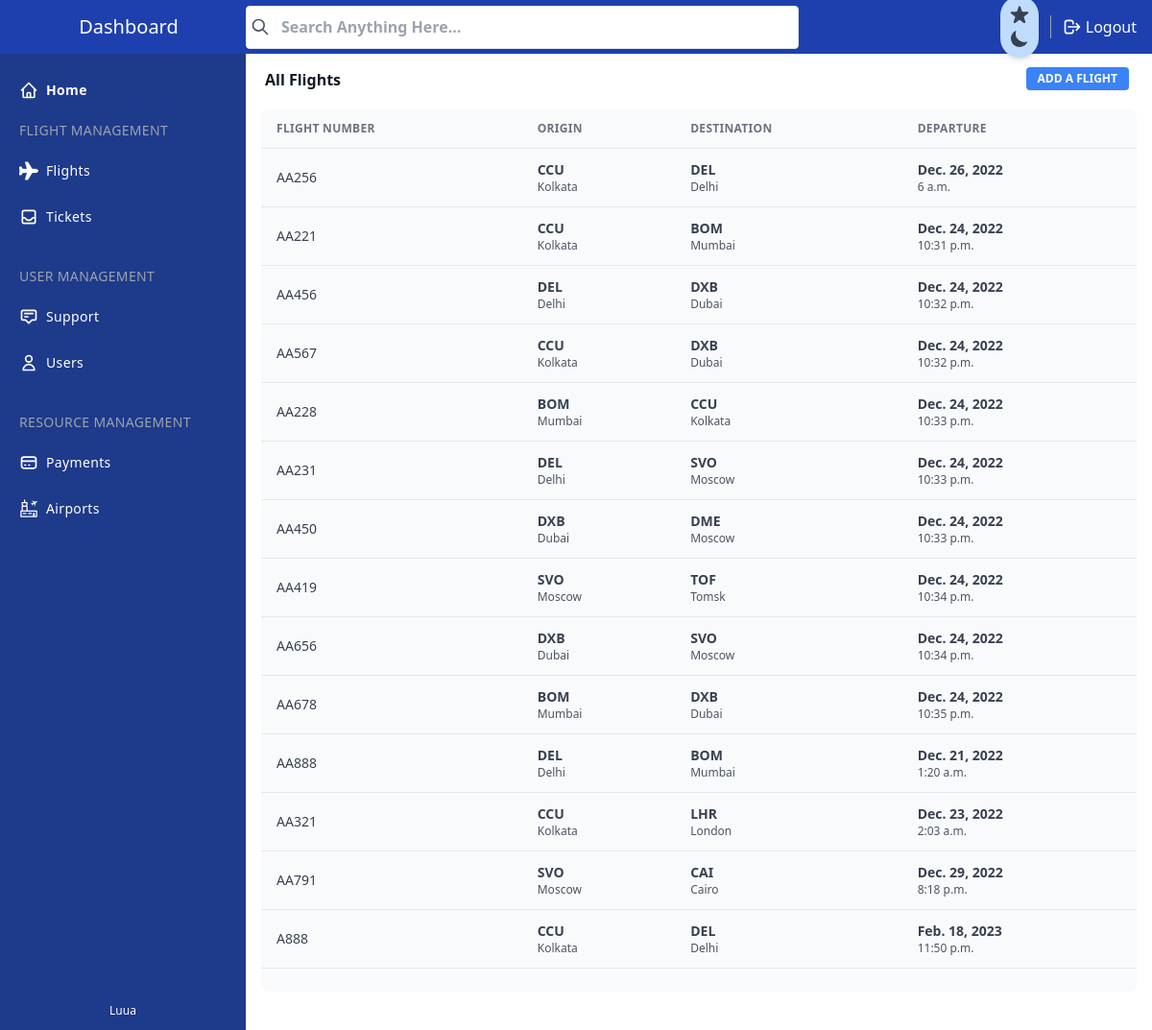
Page /manage/flights/ (signed in) on the earlier database version.
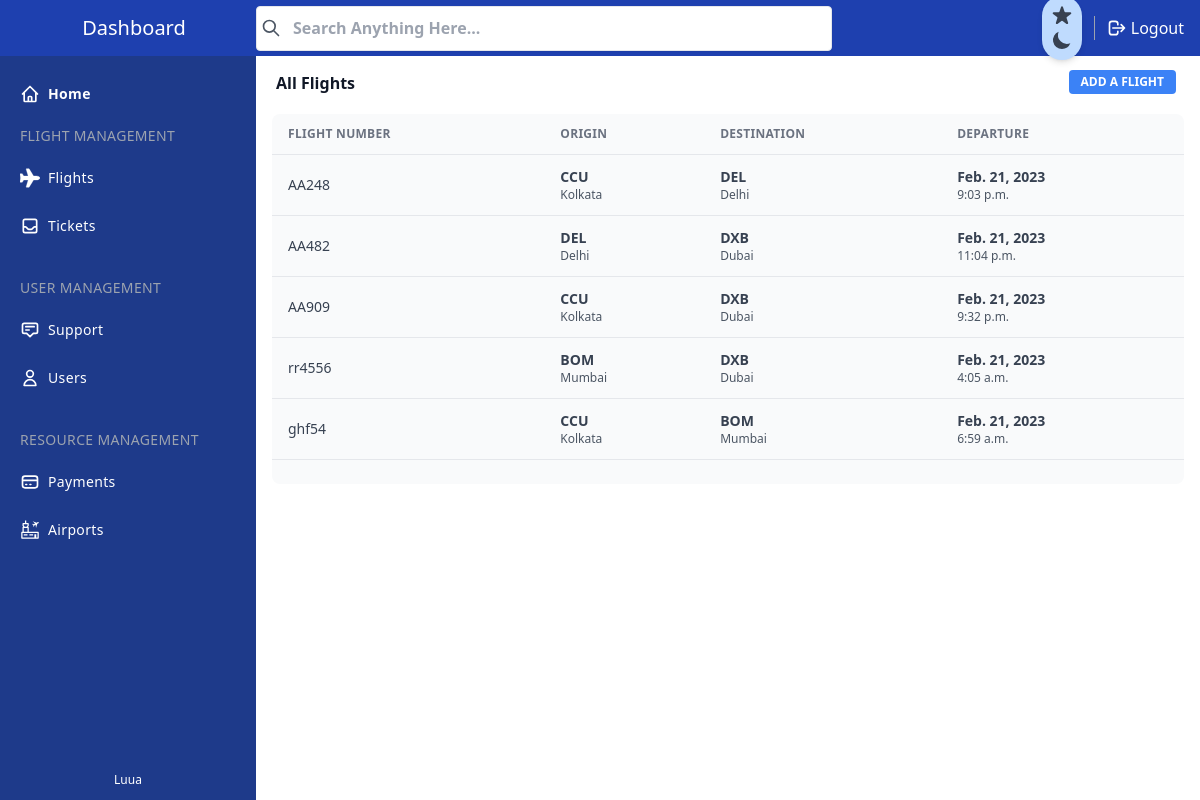
Same page on the later database version.
### core/models.py (models this page shows, shortened)
class BaseModel(models.Model):
    uid = models.UUIDField(primary_key = True, default = uuid.uuid4)
    created_at = models.DateTimeField(auto_now_add= True)
    updated_at = models.DateTimeField(auto_now= True)
    class Meta:
        abstract = True

class Flight(BaseModel):
    flight_number = models.CharField(max_length=6)
    origin_airport = models.ForeignKey(Airport, on_delete=models.CASCADE, related_name="flight_origin")
    destination_airport = models.ForeignKey(Airport, on_delete=models.CASCADE, related_name="flight_destination")
    departure_date = models.DateField()
    departure_time = models.TimeField()
    arrival_date = models.DateField()
    arrival_time = models.TimeField()

class Airport(BaseModel):
    airport_name = models.CharField(max_length=200)
    airport_city = models.CharField(max_length=50)
    airport_country = models.CharField(max_length=16)
    iata_code = models.CharField(max_length=3)
    icao_code = models.CharField(max_length=4)
    airport_type = models.CharField(max_length=14, null=True, blank=True)

### manage/views.py (the view)
# urls.py: path('flights/', views.all_flights, name="all_flights"), #
@login_required(login_url='/manage/login')
@staff_member_required(login_url='/manage')
def all_flights(request):
    try:
        context = {
            "flights" : Flight.objects.all()
        }
        return render(request, 'manage/flights/all-flights.html', context)
    except Exception as err:
        logger.error(err)

### template/manage/flights/all-flights.html (shortened to what the changed rows need)
{% include 'manage/sections/header.html' %}
{% load static %}
</head>
<body>
    <div x-data="setup()" :class="{ 'dark': isDark }">
        <div
            class="min-h-screen flex flex-col flex-auto flex-shrink-0 antialiased bg-white dark:bg-gray-700 text-black dark:text-white">
            <div class="h-full ml-14 mt-14 mb-10 md:ml-64">
                <div class="mt-4 mx-4">
                    <div class="w-full overflow-hidden rounded-lg shadow-xs">
                        <div class="w-full overflow-x-auto">
                            <table class="w-full">
                                <thead>
                                    <tr
                                        class="text-xs font-semibold tracking-wide text-left text-gray-500 uppercase border-b dark:border-gray-700 bg-gray-50 dark:text-gray-400 dark:bg-gray-800">
                                        <th class="px-4 py-3">Flight Number</th>
                                        <th class="px-4 py-3">Origin</th>
                                        <th class="px-4 py-3">Destination</th>
                                        <th class="px-4 py-3">Departure</th>
                                    </tr>
                                </thead>
                                <tbody class="bg-white divide-y dark:divide-gray-700 dark:bg-gray-800">
                                    {% for x in flights %}
                                    <tr onclick="window.location.href='/manage/flights/{{x.uid}}';" class="bg-gray-50 cursor-pointer dark:bg-gray-800 hover:bg-gray-100 dark:hover:bg-gray-900 text-gray-700 dark:text-gray-400">
                                        <td class="px-4 py-3 text-sm">{{x.flight_number}}</td>
                                        <td class="px-4 py-3">
                                            <div class="flex items-center text-sm">
                                                <div>
                                                    <p class="font-semibold">{{x.origin_airport.iata_code}}</p>
                                                    <p class="text-xs text-gray-600 dark:text-gray-400">{{x.origin_airport.airport_city}}
                                                    </p>
                                                </div>
                                            </div>
                                        </td>
                                        <td class="px-4 py-3">
                                            <div class="flex items-center text-sm">
                                                <div>
                                                    <p class="font-semibold">{{x.destination_airport.iata_code}}</p>
                                                    <p class="text-xs text-gray-600 dark:text-gray-400">{{x.destination_airport.airport_city}}
                                                    </p>
                                                </div>
                                            </div>
                                        </td>
                                        <td class="px-4 py-3">
                                            <div class="flex items-center text-sm">
                                                <div>
                                                    <p class="font-semibold">{{x.departure_date}}</p>
                                                    <p class="text-xs text-gray-600 dark:text-gray-400">{{x.departure_time}}
                                                    </p>
                                                </div>
                                            </div>
                                        </td>
                                    </tr>
                                    {% endfor %}
                                </tbody>
                            </table>
                        </div>
                    </div>
                </div>
            </div>
        </div>
    </div>
    {% include 'manage/sections/footer.html' %}
</html>

Differences in the rows shown:
removed Flight: flight_number "AA256", origin_airport.iata_code "CCU", origin_airport.airport_city "Kolkata", destination_airport.iata_code "DEL", destination_airport.airport_city "Delhi", departure_date "Dec. 26, 2022", departure_time "6 a.m."
removed Flight: flight_number "AA221", origin_airport.iata_code "CCU", origin_airport.airport_city "Kolkata", destination_airport.iata_code "BOM", destination_airport.airport_city "Mumbai", departure_date "Dec. 24, 2022", departure_time "10:31 p.m."
removed Flight: flight_number "AA456", origin_airport.iata_code "DEL", origin_airport.airport_city "Delhi", destination_airport.iata_code "DXB", destination_airport.airport_city "Dubai", departure_date "Dec. 24, 2022", departure_time "10:32 p.m."
removed Flight: flight_number "AA567", origin_airport.iata_code "CCU", origin_airport.airport_city "Kolkata", destination_airport.iata_code "DXB", destination_airport.airport_city "Dubai", departure_date "Dec. 24, 2022", departure_time "10:32 p.m."
removed Flight: flight_number "AA228", origin_airport.iata_code "BOM", origin_airport.airport_city "Mumbai", destination_airport.iata_code "CCU", destination_airport.airport_city "Kolkata", departure_date "Dec. 24, 2022", departure_time "10:33 p.m."
removed Flight: flight_number "AA231", origin_airport.iata_code "DEL", origin_airport.airport_city "Delhi", destination_airport.iata_code "SVO", destination_airport.airport_city "Moscow", departure_date "Dec. 24, 2022", departure_time "10:33 p.m."
removed Flight: flight_number "AA450", origin_airport.iata_code "DXB", origin_airport.airport_city "Dubai", destination_airport.iata_code "DME", destination_airport.airport_city "Moscow", departure_date "Dec. 24, 2022", departure_time "10:33 p.m."
removed Flight: flight_number "AA419", origin_airport.iata_code "SVO", origin_airport.airport_city "Moscow", destination_airport.iata_code "TOF", destination_airport.airport_city "Tomsk", departure_date "Dec. 24, 2022", departure_time "10:34 p.m."
removed Flight: flight_number "AA656", origin_airport.iata_code "DXB", origin_airport.airport_city "Dubai", destination_airport.iata_code "SVO", destination_airport.airport_city "Moscow", departure_date "Dec. 24, 2022", departure_time "10:34 p.m."
removed Flight: flight_number "AA678", origin_airport.iata_code "BOM", origin_airport.airport_city "Mumbai", destination_airport.iata_code "DXB", destination_airport.airport_city "Dubai", departure_date "Dec. 24, 2022", departure_time "10:35 p.m."
removed Flight: flight_number "AA888", origin_airport.iata_code "DEL", origin_airport.airport_city "Delhi", destination_airport.iata_code "BOM", destination_airport.airport_city "Mumbai", departure_date "Dec. 21, 2022", departure_time "1:20 a.m."
removed Flight: flight_number "AA321", origin_airport.iata_code "CCU", origin_airport.airport_city "Kolkata", destination_airport.iata_code "LHR", destination_airport.airport_city "London", departure_date "Dec. 23, 2022", departure_time "2:03 a.m."
removed Flight: flight_number "AA791", origin_airport.iata_code "SVO", origin_airport.airport_city "Moscow", destination_airport.iata_code "CAI", destination_airport.airport_city "Cairo", departure_date "Dec. 29, 2022", departure_time "8:18 p.m."
removed Flight: flight_number "A888", origin_airport.iata_code "CCU", origin_airport.airport_city "Kolkata", destination_airport.iata_code "DEL", destination_airport.airport_city "Delhi", departure_date "Feb. 18, 2023", departure_time "11:50 p.m."
added Flight: flight_number "AA248", origin_airport.iata_code "CCU", origin_airport.airport_city "Kolkata", destination_airport.iata_code "DEL", destination_airport.airport_city "Delhi", departure_date "Feb. 21, 2023", departure_time "9:03 p.m."
added Flight: flight_number "AA482", origin_airport.iata_code "DEL", origin_airport.airport_city "Delhi", destination_airport.iata_code "DXB", destination_airport.airport_city "Dubai", departure_date "Feb. 21, 2023", departure_time "11:04 p.m."
added Flight: flight_number "AA909", origin_airport.iata_code "CCU", origin_airport.airport_city "Kolkata", destination_airport.iata_code "DXB", destination_airport.airport_city "Dubai", departure_date "Feb. 21, 2023", departure_time "9:32 p.m."
added Flight: flight_number "rr4556", origin_airport.iata_code "BOM", origin_airport.airport_city "Mumbai", destination_airport.iata_code "DXB", destination_airport.airport_city "Dubai", departure_date "Feb. 21, 2023", departure_time "4:05 a.m."
added Flight: flight_number "ghf54", origin_airport.iata_code "CCU", origin_airport.airport_city "Kolkata", destination_airport.iata_code "BOM", destination_airport.airport_city "Mumbai", departure_date "Feb. 21, 2023", departure_time "6:59 a.m."
